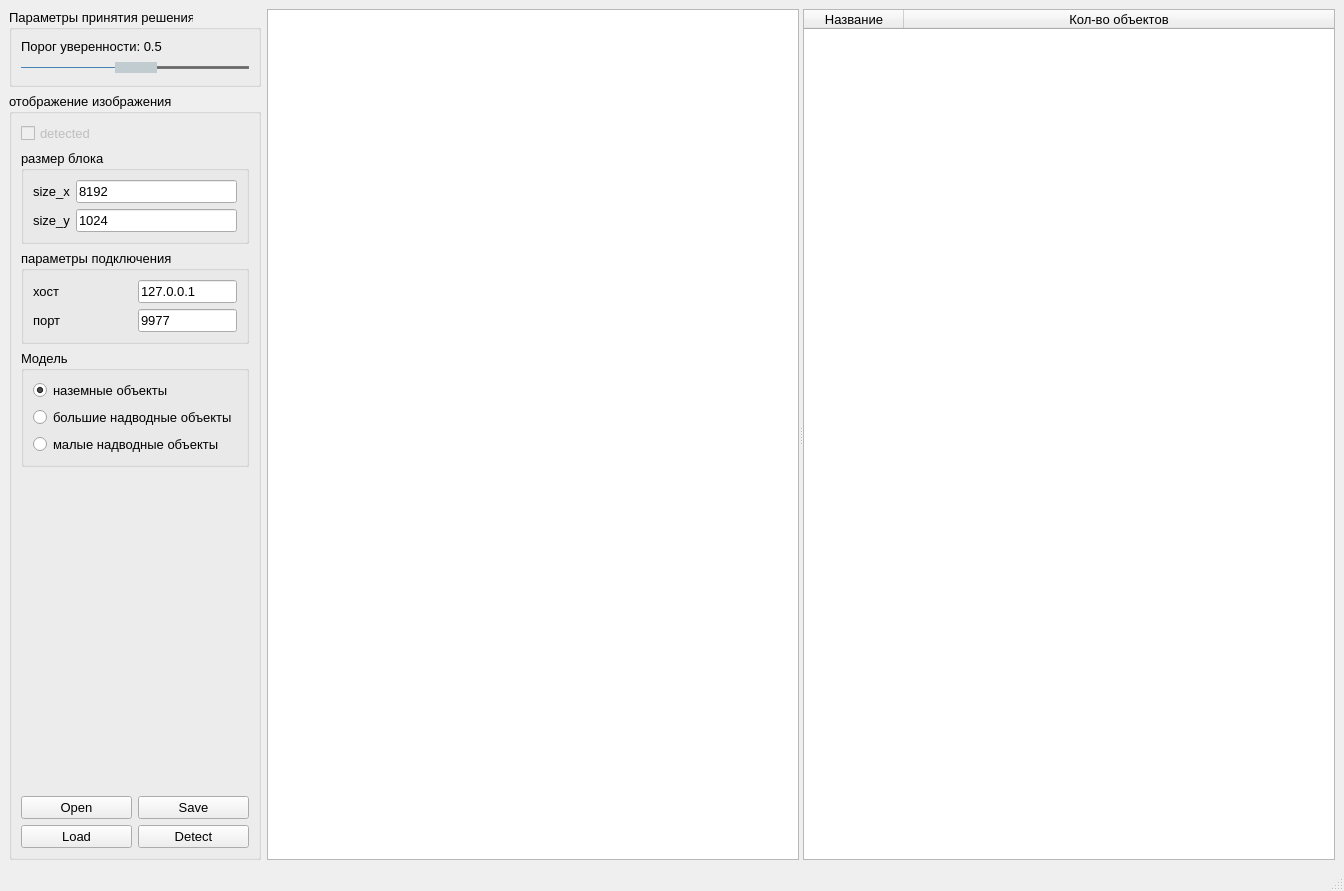
<?xml version="1.0" encoding="UTF-8"?>
<ui version="4.0">
 <class>MainWindow</class>
 <widget class="QMainWindow" name="MainWindow">
  <property name="geometry">
   <rect>
    <x>0</x>
    <y>0</y>
    <width>1344</width>
    <height>891</height>
   </rect>
  </property>
  <property name="font">
   <font>
    <pointsize>10</pointsize>
   </font>
  </property>
  <property name="windowTitle">
   <string>Object detector</string>
  </property>
  <widget class="QWidget" name="centralwidget">
   <layout class="QHBoxLayout" name="horizontalLayout_2" stretch="1,10">
    <item>
     <layout class="QVBoxLayout" name="verticalLayout">
      <item>
       <widget class="QGroupBox" name="groupBox_2">
        <property name="title">
         <string>Параметры принятия решения</string>
        </property>
        <layout class="QVBoxLayout" name="verticalLayout_4">
         <item>
          <widget class="QLabel" name="slider_lbl_2">
           <property name="text">
            <string>Порог уверенности: 0.5</string>
           </property>
          </widget>
         </item>
         <item>
          <widget class="QSlider" name="horizontalSlider">
           <property name="minimumSize">
            <size>
             <width>70</width>
             <height>0</height>
            </size>
           </property>
           <property name="maximumSize">
            <size>
             <width>16777215</width>
             <height>16777215</height>
            </size>
           </property>
           <property name="styleSheet">
            <string notr="true">QSlider::groove:horizontal {
    border: 0px solid #bbb;
}

/*1. Sliding sliding slot design parameters*/
QSlider::sub-page:horizontal {
     /*Slot color*/
    background: rgb(70,130,180);
     /*Found angle of the outer ring area*/
    border-radius: 2px;
     /*Cover the area height*/
    margin-top:8px;
     /*Cover the area height*/
    margin-bottom:8px;
}

/*2. Unexpectedly sliding slot design parameters*/
QSlider::add-page:horizontal {
    /*Slot color*/
    background: rgb(105,105, 105);
   
    border: 1px solid #777;
    /*Found angle of the outer ring area*/
    border-radius: 2px;
     /*Cover the area height*/
    margin-top:8px;
     /*Cover the area height*/
    margin-bottom:8px;
}

/*3. Usually sliding slider design parameters*/
QSlider::handle:horizontal {
    /*Slider color*/
    background: rgb(193,204,208);
    /*The width of the slider*/
    width:40px;

    /*Slider outer ring is 1px, add color*/
    border: 1px solid rgb(193,204,208);

     /*Sliding block outer ring upside -round angle*/
    border-radius: 15px;
     /*Cover the area height*/
    margin-top:2px;
     /*Cover the area height*/
    margin-bottom:2px;
}

/*4. The slider design parameters displayed during manual pull*/
QSlider::handle:horizontal:hover {
    /*Slider color*/
    background: #484848;
    /*The width of the slider*/
    width: 40px;
    
    border: 1px solid #484848;
     /*Sliding block outer ring upside -round angle*/
    border-radius: 15px;
     /*Cover the area height*/
    margin-top:2px;
     /*Cover the area height*/
    }</string>
           </property>
           <property name="maximum">
            <number>99</number>
           </property>
           <property name="sliderPosition">
            <number>50</number>
           </property>
           <property name="orientation">
            <enum>Qt::Horizontal</enum>
           </property>
           <property name="invertedAppearance">
            <bool>false</bool>
           </property>
          </widget>
         </item>
        </layout>
       </widget>
      </item>
      <item>
       <widget class="QGroupBox" name="groupBox_3">
        <property name="title">
         <string>отображение изображения</string>
        </property>
        <layout class="QVBoxLayout" name="verticalLayout_5">
         <item>
          <widget class="QCheckBox" name="detected_chbox">
           <property name="enabled">
            <bool>false</bool>
           </property>
           <property name="text">
            <string>detected</string>
           </property>
          </widget>
         </item>
         <item>
          <layout class="QVBoxLayout" name="verticalLayout_7">
           <item>
            <widget class="QGroupBox" name="groupBox_7">
             <property name="title">
              <string>размер блока</string>
             </property>
             <layout class="QVBoxLayout" name="verticalLayout_9">
              <item>
               <layout class="QHBoxLayout" name="horizontalLayout_9">
                <item>
                 <widget class="QLabel" name="label_3">
                  <property name="text">
                   <string>size_x</string>
                  </property>
                 </widget>
                </item>
                <item>
                 <widget class="QLineEdit" name="size_x_label">
                  <property name="text">
                   <string>8192</string>
                  </property>
                 </widget>
                </item>
               </layout>
              </item>
              <item>
               <layout class="QHBoxLayout" name="horizontalLayout_10">
                <item>
                 <widget class="QLabel" name="label_4">
                  <property name="text">
                   <string>size_y</string>
                  </property>
                 </widget>
                </item>
                <item>
                 <widget class="QLineEdit" name="size_y_label">
                  <property name="text">
                   <string>1024</string>
                  </property>
                 </widget>
                </item>
               </layout>
              </item>
             </layout>
            </widget>
           </item>
           <item>
            <widget class="QGroupBox" name="groupBox_5">
             <property name="title">
              <string>параметры подключения</string>
             </property>
             <layout class="QGridLayout" name="gridLayout_3" columnstretch="1,1">
              <item row="0" column="0">
               <widget class="QLabel" name="label">
                <property name="text">
                 <string>хост</string>
                </property>
               </widget>
              </item>
              <item row="0" column="1">
               <widget class="QLineEdit" name="host_label">
                <property name="text">
                 <string>127.0.0.1</string>
                </property>
                <property name="placeholderText">
                 <string/>
                </property>
               </widget>
              </item>
              <item row="1" column="0">
               <widget class="QLabel" name="label_2">
                <property name="text">
                 <string>порт</string>
                </property>
               </widget>
              </item>
              <item row="1" column="1">
               <widget class="QLineEdit" name="port_label">
                <property name="text">
                 <string>9977</string>
                </property>
               </widget>
              </item>
             </layout>
            </widget>
           </item>
           <item>
            <widget class="QGroupBox" name="groupBox">
             <property name="title">
              <string>Модель</string>
             </property>
             <layout class="QVBoxLayout" name="verticalLayout_3">
              <item>
               <widget class="QRadioButton" name="vvkr_rbtn">
                <property name="font">
                 <font>
                  <pointsize>10</pointsize>
                 </font>
                </property>
                <property name="text">
                 <string>наземные объекты</string>
                </property>
                <property name="checked">
                 <bool>true</bool>
                </property>
                <attribute name="buttonGroup">
                 <string notr="true">buttonGroup</string>
                </attribute>
               </widget>
              </item>
              <item>
               <widget class="QRadioButton" name="ships_rbtn">
                <property name="font">
                 <font>
                  <pointsize>10</pointsize>
                 </font>
                </property>
                <property name="text">
                 <string>большие надводные объекты</string>
                </property>
                <attribute name="buttonGroup">
                 <string notr="true">buttonGroup</string>
                </attribute>
               </widget>
              </item>
              <item>
               <widget class="QRadioButton" name="bkr_rbtn">
                <property name="text">
                 <string>малые надводные объекты</string>
                </property>
                <attribute name="buttonGroup">
                 <string notr="true">buttonGroup</string>
                </attribute>
               </widget>
              </item>
             </layout>
            </widget>
           </item>
           <item>
            <spacer name="verticalSpacer">
             <property name="orientation">
              <enum>Qt::Vertical</enum>
             </property>
             <property name="sizeHint" stdset="0">
              <size>
               <width>20</width>
               <height>40</height>
              </size>
             </property>
            </spacer>
           </item>
           <item>
            <layout class="QHBoxLayout" name="horizontalLayout">
             <item>
              <widget class="QPushButton" name="open_btn_2">
               <property name="font">
                <font>
                 <pointsize>10</pointsize>
                </font>
               </property>
               <property name="styleSheet">
                <string notr="true"> QPushButton#pbReady {
    padding:4px;
    color: #fff;
    font-size: 14px;
    border-radius: 2px;
    border: 1px solid #3873d9;
    background-color: qlineargradient( x1: 0, y1: 0, x2: 0, y2: 1,
                                        stop: 0 #4287ff, stop: 1 #356ccc);
 }
QPushButton:pressed {
    color: #111;
    border: 1px solid #3873d9;
    background: #fff;
 }</string>
               </property>
               <property name="text">
                <string>Open</string>
               </property>
              </widget>
             </item>
             <item>
              <widget class="QPushButton" name="save_btn_2">
               <property name="text">
                <string>Save</string>
               </property>
              </widget>
             </item>
            </layout>
           </item>
           <item>
            <layout class="QHBoxLayout" name="horizontalLayout_4">
             <item>
              <widget class="QPushButton" name="start_btn">
               <property name="text">
                <string>Load</string>
               </property>
              </widget>
             </item>
             <item>
              <widget class="QPushButton" name="detect_btn_2">
               <property name="font">
                <font>
                 <pointsize>10</pointsize>
                </font>
               </property>
               <property name="styleSheet">
                <string notr="true"> QPushButton#pbReady {
    padding:4px;
    color: #fff;
    font-size: 14px;
    border-radius: 2px;
    border: 1px solid #3873d9;
    background-color: qlineargradient( x1: 0, y1: 0, x2: 0, y2: 1,
                                        stop: 0 #4287ff, stop: 1 #356ccc);
 }
QPushButton:pressed {
    color: #111;
    border: 1px solid #3873d9;
    background: #fff;
 }</string>
               </property>
               <property name="text">
                <string>Detect</string>
               </property>
              </widget>
             </item>
            </layout>
           </item>
          </layout>
         </item>
        </layout>
       </widget>
      </item>
     </layout>
    </item>
    <item>
     <widget class="QSplitter" name="splitter">
      <property name="sizePolicy">
       <sizepolicy hsizetype="Expanding" vsizetype="Preferred">
        <horstretch>1</horstretch>
        <verstretch>0</verstretch>
       </sizepolicy>
      </property>
      <property name="orientation">
       <enum>Qt::Horizontal</enum>
      </property>
      <property name="opaqueResize">
       <bool>true</bool>
      </property>
      <widget class="MyGraphicsView" name="graphicsView">
       <property name="minimumSize">
        <size>
         <width>0</width>
         <height>0</height>
        </size>
       </property>
      </widget>
      <widget class="TableWidget" name="tableWidget">
       <property name="enabled">
        <bool>true</bool>
       </property>
       <property name="sizePolicy">
        <sizepolicy hsizetype="Minimum" vsizetype="Expanding">
         <horstretch>0</horstretch>
         <verstretch>0</verstretch>
        </sizepolicy>
       </property>
       <property name="minimumSize">
        <size>
         <width>200</width>
         <height>0</height>
        </size>
       </property>
       <attribute name="horizontalHeaderCascadingSectionResizes">
        <bool>true</bool>
       </attribute>
       <attribute name="horizontalHeaderShowSortIndicator" stdset="0">
        <bool>false</bool>
       </attribute>
       <attribute name="horizontalHeaderStretchLastSection">
        <bool>true</bool>
       </attribute>
       <column>
        <property name="text">
         <string>Название</string>
        </property>
       </column>
       <column>
        <property name="text">
         <string>Кол-во объектов</string>
        </property>
       </column>
      </widget>
     </widget>
    </item>
   </layout>
  </widget>
  <widget class="QMenuBar" name="menubar">
   <property name="geometry">
    <rect>
     <x>0</x>
     <y>0</y>
     <width>1344</width>
     <height>26</height>
    </rect>
   </property>
  </widget>
  <widget class="QStatusBar" name="statusbar"/>
 </widget>
 <customwidgets>
  <customwidget>
   <class>TableWidget</class>
   <extends>QTableWidget</extends>
   <header location="global">view</header>
  </customwidget>
  <customwidget>
   <class>MyGraphicsView</class>
   <extends>QGraphicsView</extends>
   <header location="global">view</header>
  </customwidget>
 </customwidgets>
 <resources/>
 <connections/>
 <buttongroups>
  <buttongroup name="buttonGroup"/>
 </buttongroups>
</ui>
